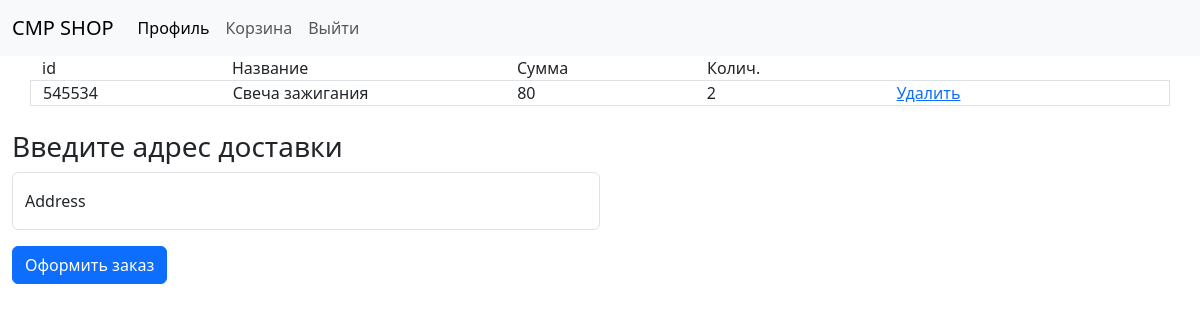
/basket (signed in), run on the app's committed database.
### app/models.py (models this page shows, shortened)
class Basket(Base):
    __tablename__ = 'basket'
    id = Column(Integer, primary_key=True)
    amount = Column(Integer)
    part_id = Column(Integer, ForeignKey('part.id'))
    part = relationship('Part', back_populates='parent')
    order_id = Column(Integer, ForeignKey('order.id'))
    order = relationship('Order', back_populates='parent')

class Part(Base):
    __tablename__ = 'part'
    id = Column(Integer, primary_key=True)
    part_number = Column(String)
    description = Column(String)  # полное название детали
    price = Column(Integer)
    amount = Column(Integer)
    model_id = Column(Integer, ForeignKey('model.id'),  nullable=False)
    model = relationship('Model', back_populates="parent")
    element_id = Column(Integer, ForeignKey('element.id'), nullable=False)
    element = relationship('Element', back_populates="parent")
    parent = relationship('Basket', back_populates='part')   # переделать

### app/main/routes.py (the view, shortened to what this page needs)
@bp.route('/basket', methods=['GET', 'POST'])
def basket():
    form = RegistrationOrder(request.form)
    order = session.query(Order).filter(Order.user_id == current_user.id).filter(Order.status == None).first()
    if order == None:
        basket = 'Корзина пуста!'
    else:
        basket = session.query(Basket).filter(Basket.order_id == order.id).group_by(Basket.part_id).all()
        if basket == []:
            basket = 'Корзина пуста!'
    return render_template('main/basket.html', basket=basket, form=form)

### app/main/forms.py
class RegistrationOrder(Form):
    address = StringField("Address", [DataRequired(message='Введите адрес доставки!')])
    submit = SubmitField('Заказать!')

### app/models.py (called while the page is built)
@login.user_loader
def load_user(id):
    user = session.query(User).get(int(id))
    return user

### app/templates/main/basket.html
{% extends "base.html" %}
{% block content %}
{% if basket == 'Корзина пуста!' %}
    <h3>{{ basket }}</h3>
{% else %}
<div class="container">
    <div class="row row-cols-5">
        <div class="col-2">id</div>
        <div class="col-3">Название</div>
        <div class="col-2">Сумма</div>
        <div class="col-2">Колич.</div>
    </div>
</div>
<div class="container">
    <div class="row row-cols-5 border">
    {% for b in basket %}
        <div class="col-2">{{ b.part.part_number }}</div>
        <div class="col-3">{{ b.part.description }}</div>
        <div class="col-2">{{ b.part.price * b.amount }}</div>
        <div class="col-2">{{ b.amount }}</div>
        <div class="col-3"><a href="{{ url_for('main.deleteFromBasket', order_id=b.order_id, part_id=b.part_id) }}">Удалить</a></div>
    {% endfor %}
    </div>
</div>
<br>
<h3>Введите адрес доставки</h3>
<div class="col-lg-6">
    <form action="" method="POST" novalidate>
        <div class="form-floating mb-3">
            {% if form.address.errors %}
                {% for error in form.address.errors %}
                <div class="form-floating">
                    {{ form.email(class="form-control is-invalid", id="floatingInputInvalid", placeholder="Адрес") }}
                    <label for="floatingInputInvalid">{{ error }}</label>
                </div>
                {% endfor %}
            {% else %}
            {{ form.address(class="form-control", id="floatingInput", placeholder="Адрес") }}
            {{ form.address.label(for="floatingInput") }}
            {% endif %}
          </div>
          <button type="submit" class="btn btn-primary">Оформить заказ</button>
    </form>
{% endif %}
{% endblock %}

### data on the page
Basket: part.part_number "545534", part.description "Свеча зажигания", b.part.price*b.amount "80", amount "2"
